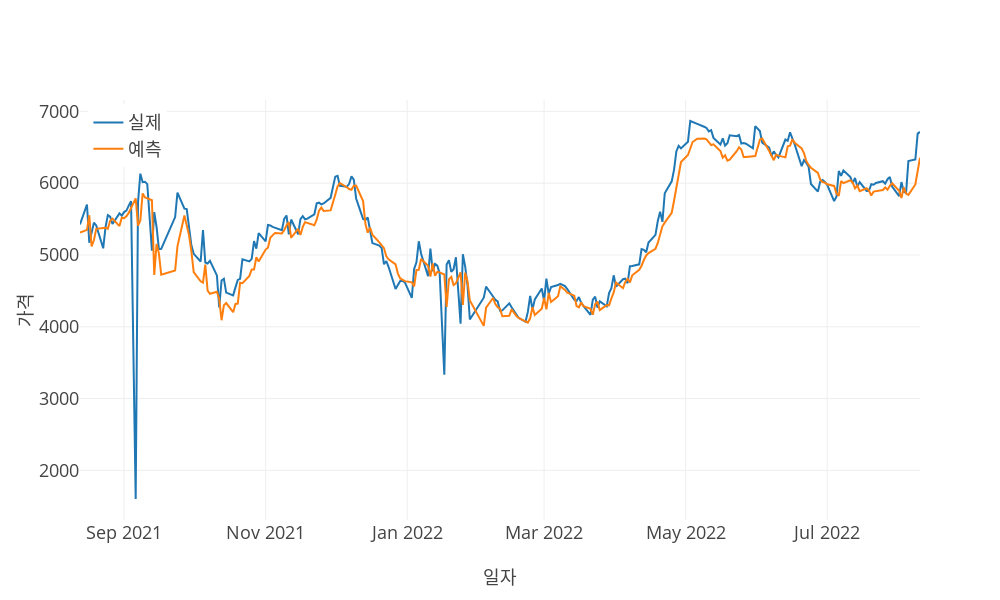

Notebook cell for this chart:
### Markdown cell above
# Transformer

### Code cell
print("\nTFT")
training_params = {'max_epochs': 50, 'n_trials': 10}
saving_dir = pathForSavingModels('TFT', **dl_searchCV_params)
tft, val_dataloader = TFT(
    data,
    training_cutoff,
    target,
    group,
    max_encoder_length,
    max_prediction_length,
    time_varying_unknown_categoricals,
    time_varying_known_categoricals,
    time_varying_known_reals,
    time_varying_unknown_reals,
    batch_size,
    saving_dir,
    training_params
)

actuals = torch.cat([y[0] for x, y in iter(val_dataloader)])
tft_predictions = tft.predict(val_dataloader)

model_eval(actuals, tft_predictions, predictions_x_axis, stdout=True, vis=True)

### Figure 1 — Plotly figure (JSON) as saved in the notebook; plotly's stock layout.template omitted (floating-point values rounded to 4 significant figures; data arrays with more than 128 entries replaced by an {"elided": "..."} marker saying what was removed)
{"data": [{"mode": "lines", "name": "실제", "type": "scatter", "x": {"elided": "254 str values"}, "y": {"elided": "255 float values"}}, {"mode": "lines", "name": "예측", "type": "scatter", "x": {"elided": "254 str values"}, "y": {"elided": "255 float values"}}], "layout": {"height": 600, "legend": {"x": 0.01, "xanchor": "left", "y": 0.99, "yanchor": "top"}, "width": 1000, "xaxis": {"title": {"text": "일자"}}, "yaxis": {"title": {"text": "가격"}}}}
